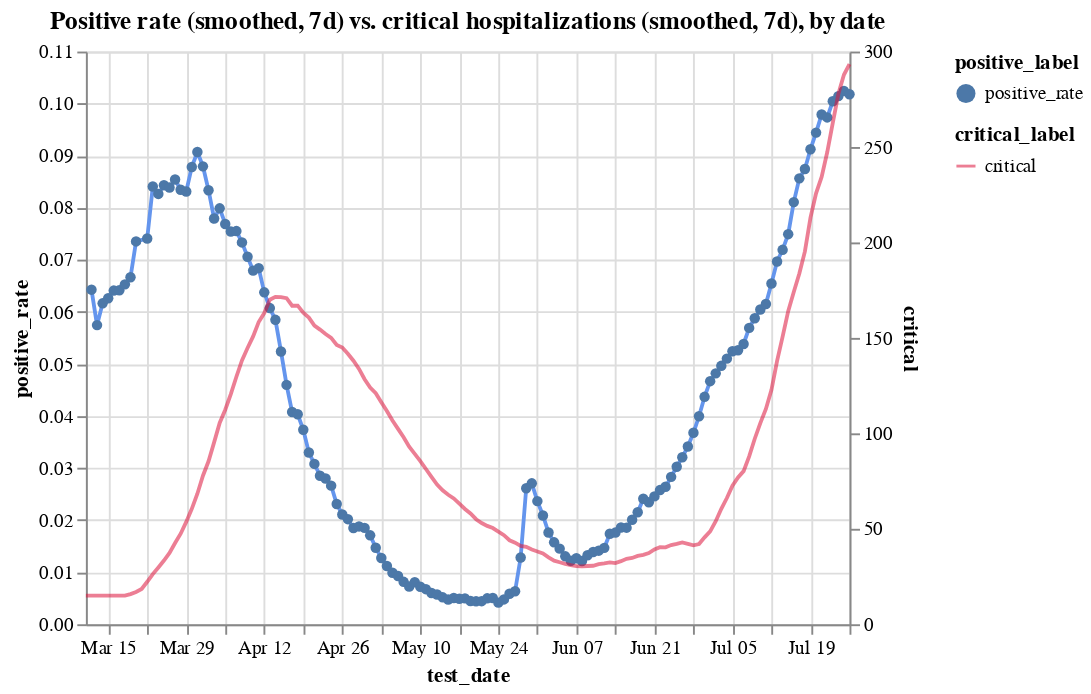

The code cell stored with this chart in its notebook:
### Code cell
c1 = alt.Chart(hos_and_rate[hos_and_rate.positive_rate<0.115]
               .assign(positive_rate = lambda x: x.positive_rate.ewm(span=7).mean())
               .assign(positive_label ='positive_rate')).mark_line(color='cornflowerblue').encode(
    x='test_date',
    y='positive_rate',
    tooltip=['test_date', 'positive_rate'],
    shape='positive_label'
)
c2 = alt.Chart(hos_and_rate
               .assign(critical_label='critical')
               .assign(critical = lambda x: x.critical.ewm(span=7).mean())
              ).mark_line(color='crimson').encode(
    x='test_date',
    y='critical',
    tooltip=['test_date', 'critical'],
    opacity='critical_label'
)


alt.layer(c1, c2).resolve_scale(y='independent').properties(title='Positive rate (smoothed, 7d) vs. critical hospitalizations (smoothed, 7d), by date')

### Figure 1 — Vega-Lite specification as saved in the notebook (floating-point values rounded to 4 significant figures; data arrays with more than 128 entries replaced by an {"elided": "..."} marker saying what was removed)
{"config": {"view": {"continuousWidth": 400, "continuousHeight": 300}}, "layer": [{"data": {"name": "data-13f0355a0bee7c1d3b81a6444b203863"}, "mark": {"type": "line", "color": "cornflowerblue"}, "encoding": {"shape": {"type": "nominal", "field": "positive_label"}, "tooltip": [{"type": "temporal", "field": "test_date"}, {"type": "quantitative", "field": "positive_rate"}], "x": {"type": "temporal", "field": "test_date"}, "y": {"type": "quantitative", "field": "positive_rate"}}}, {"data": {"name": "data-02a0302fe1391d98dcd92f7e068db3ef"}, "mark": {"type": "line", "color": "crimson"}, "encoding": {"opacity": {"type": "nominal", "field": "critical_label"}, "tooltip": [{"type": "temporal", "field": "test_date"}, {"type": "quantitative", "field": "critical"}], "x": {"type": "temporal", "field": "test_date"}, "y": {"type": "quantitative", "field": "critical"}}}], "resolve": {"scale": {"y": "independent"}}, "title": "Positive rate (smoothed, 7d) vs. critical hospitalizations (smoothed, 7d), by date", "$schema": "https://vega.github.io/schema/vega-lite/v4.8.1.json", "datasets": {"data-13f0355a0bee7c1d3b81a6444b203863": {"elided": "136 records"}, "data-02a0302fe1391d98dcd92f7e068db3ef": {"elided": "138 records"}}}
